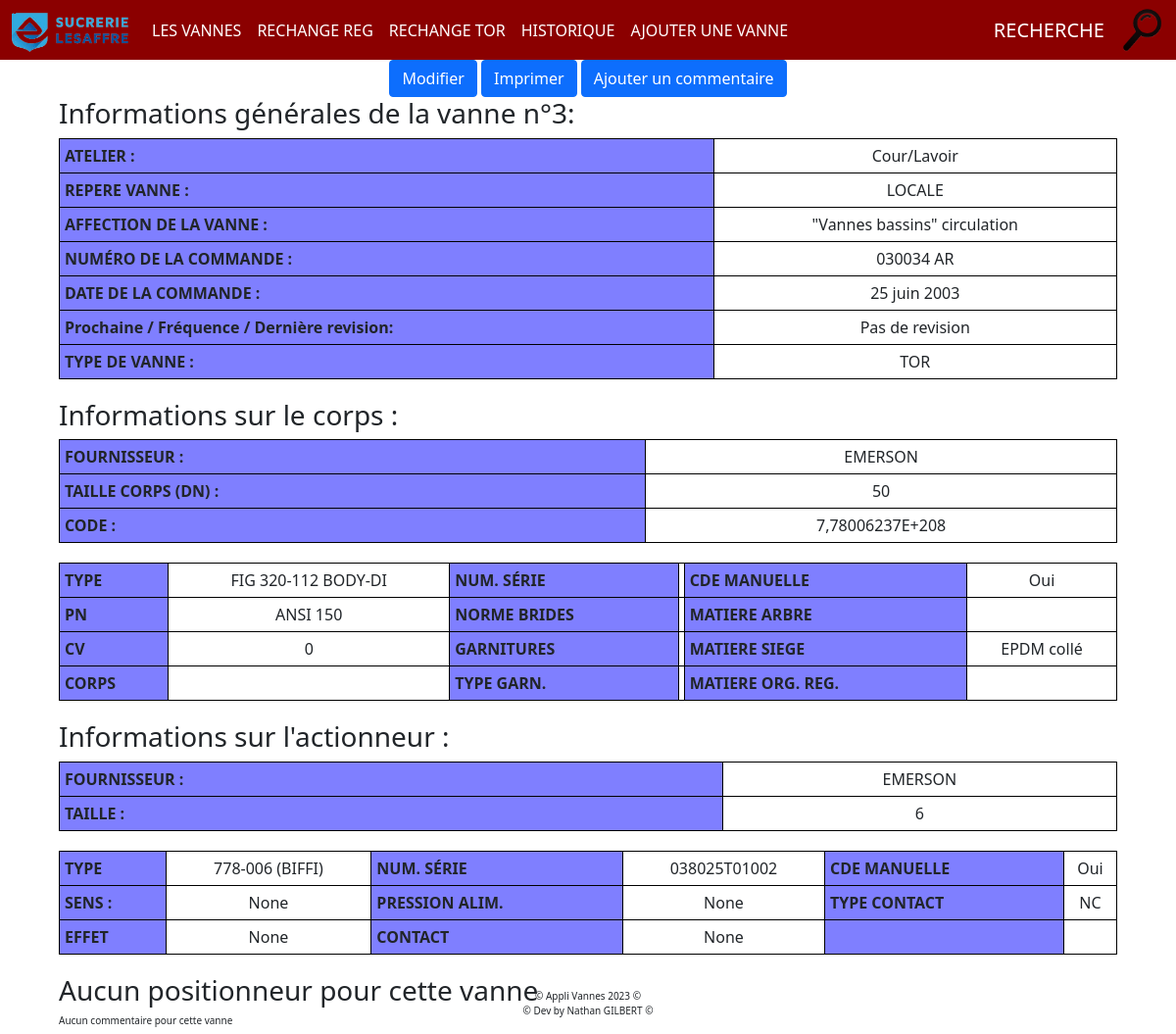
Page /vanne/3/detail on the earlier database version.
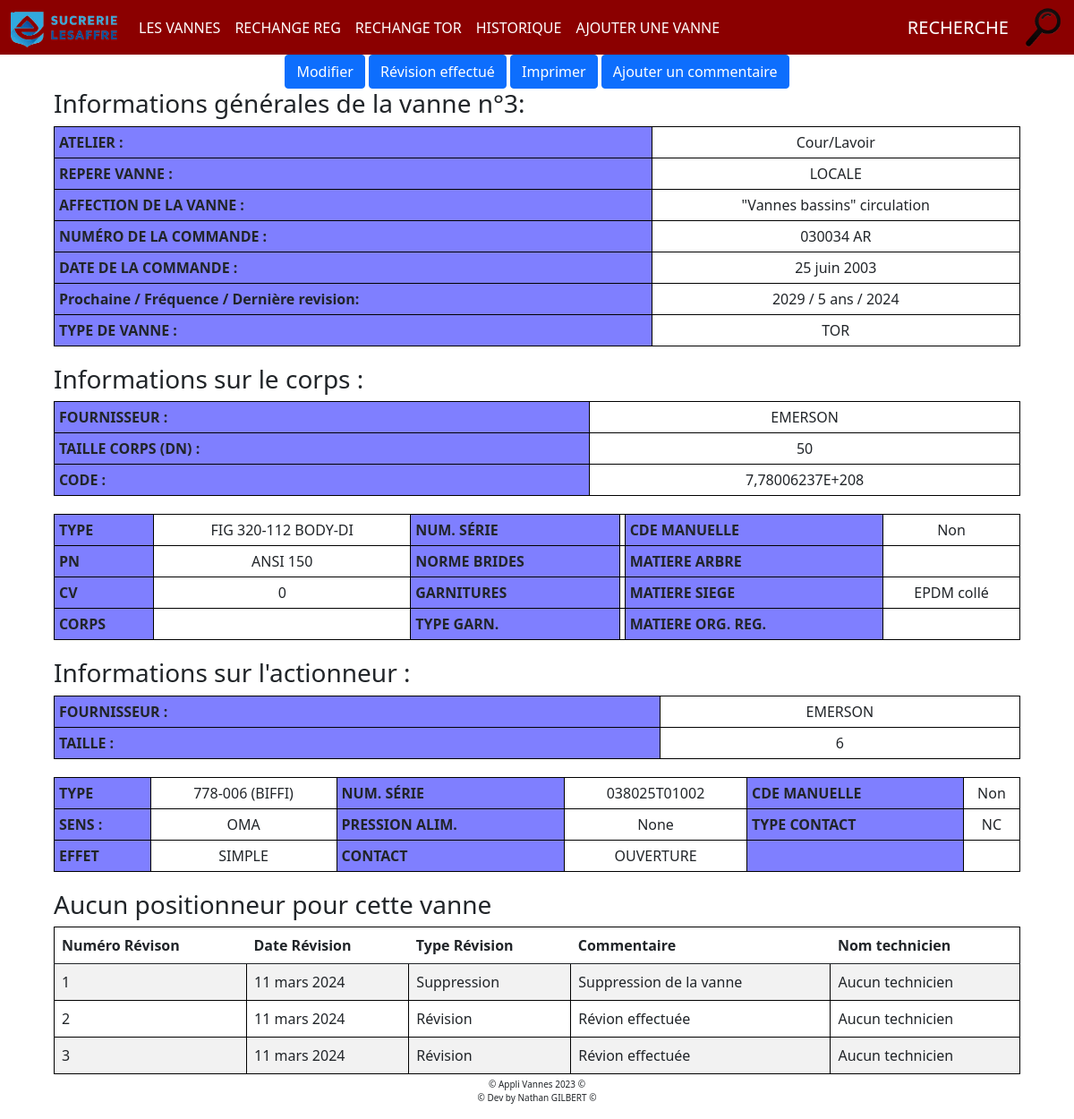
Same page on the later database version.
### appliVanne/models.py (models this page shows, shortened)
class Vanne(models.Model):
    class Meta:
        db_table = 'VANNES'
    id_vanne = models.AutoField(primary_key=True, unique=True)
    id_atelier = models.ForeignKey('ATELIER', to_field='id_atelier', on_delete=models.CASCADE, null=True)
    repere_vanne = models.CharField(max_length=255, null=True, blank=True)
    affectation_vanne = models.CharField(max_length=255, null=True, blank=True)
    machine_vanne = models.CharField(max_length=255, null=True, blank=True)
    numero_commande = models.CharField(max_length=20, null=True, blank=True)
    id_actionneur = models.ForeignKey('ACTIONNEUR', to_field='id_actionneur', on_delete=models.CASCADE, null=True)
    id_corps = models.ForeignKey('CORPS', to_field='id_corps', on_delete=models.CASCADE, null=True)
    id_positionneur = models.ForeignKey('POSITIONNEUR', to_field='id_positionneur', on_delete=models.CASCADE, null=True, blank=True)
    id_fournisseur_vannes = models.ForeignKey('FOURNISSEUR', to_field='id_fournisseur', on_delete=models.CASCADE, default=0, null=True)
    type_vannes = models.CharField(max_length=255, null=True, blank=True)
    organe_reglant = models.CharField(max_length=255, null=True, blank=True)
    freq_revision = models.IntegerField(null=True, blank=True)
    derniere_revision = models.IntegerField(null=True, blank=True)
    voir_en = models.IntegerField(null=True, blank=True)
    en_service_vanne = models.IntegerField(default=1, blank=True)  # Si l'état est à 0, cela signifie que la vanne est bennée. Sinon, elle est toujours en service.
    date_commande = models.DateField(default=datetime.date(2001, 1, 1), null=True, blank=True)

class ATELIER(models.Model):
    class Meta:
        db_table = 'ATELIER'
    id_atelier = models.AutoField(primary_key=True, unique=True)
    nom_atelier = models.CharField(max_length=45, default='a remplir', unique=True)

class CORPS(models.Model):
    class Meta:
        db_table = 'CORPS'
    id_corps = models.AutoField(primary_key=True, unique=True, )
    id_fournisseur = models.ForeignKey('FOURNISSEUR', to_field='id_fournisseur', on_delete=models.CASCADE)
    type_corps = models.CharField(max_length=255,null=True, blank=True)
    num_serie_corps = models.CharField(max_length=255,null=True, blank=True)
    dn_corps = models.CharField(max_length=255,null=True, blank=True)
    pn_corps = models.CharField(max_length=255,null=True, blank=True)
    cv_corps = models.CharField(max_length=255,null=True, blank=True)
    norme_bride_corps = models.CharField(max_length=255,null=True, blank=True)
    code_corps = models.CharField(max_length=255,null=True, blank=True)
    matiere_arbre_corps = models.CharField(max_length=255,null=True, blank=True)
    matiere_siege_corps = models.CharField(max_length=255,null=True, blank=True)
    matiere_org_reglant_corps = models.CharField(max_length=255,null=True, blank=True)
    corps_corps = models.CharField(max_length=255,null=True, blank=True)
    matiere_garnitures_corps = models.CharField(max_length=255,null=True, blank=True)
    type_garniture_corps = models.CharField(max_length=255,null=True, blank=True)

class FOURNISSEUR(models.Model):
    class Meta:
        db_table = 'FOURNISSEUR'
    id_fournisseur = models.AutoField(primary_key=True, unique=True)
    nom_fournisseur = models.CharField(max_length=255)
    email_fournisseur = models.EmailField()
    tel_fournisseur = models.CharField(max_length=255)

class ACTIONNEUR(models.Model):
    class Meta:
        db_table = 'ACTIONNEUR'
    id_actionneur = models.AutoField(primary_key=True, unique=True)
    id_fournisseur = models.ForeignKey('FOURNISSEUR', to_field='id_fournisseur', on_delete=models.CASCADE)
    num_serie_actionneur = models.CharField(max_length=255, null=True, blank=True)
    type_actionneur = models.CharField(max_length=255, null=True, blank=True)
    taille_actionneur = models.CharField(max_length=255, null=True, blank=True)
    type_contact_actionneur = models.CharField(max_length=255, null=True, blank=True)
    pression_alimentation = models.CharField(max_length=255, null=True, blank=True)
    sens_actionneur = models.CharField(max_length=255, null=True, blank=True)
    contact_ouv_ferm_actionneur = models.CharField(max_length=255, null=True, blank=True)
    actionneur_simpl_double_effet = models.CharField(max_length=255, null=True, blank=True)
    commande_manuel = models.CharField(max_length=255, null=True, blank=True)

class REVISON(models.Model):
    class Meta:
        db_table = 'REVISION'
    id_revision = models.AutoField(primary_key=True, unique=True)
    id_revision_vanne =  models.IntegerField(null=True, blank=True, default=0)
    rev_id_vanne = models.IntegerField(null=True, blank=True, default=0)
    date_revision = models.DateField(default='2022-01-01')
    type_revision = models.CharField(max_length=255, null=True, blank=True, default='Aucun type')
    commentaire_revision = models.CharField(max_length=255, null=True, blank=True, default='Aucun commentaire')
    nom_technicien = models.CharField(max_length=255, null=True, blank=True, default='Aucun technicien')
    ajout_revision = models.CharField(max_length=255, null=True, blank=True, default='AUTO')

### appliVanne/views.py (the view)
# urls.py: path('vanne/<int:id_vanne>/detail', views.detailVanne, name='detail_vanne'),
def detailVanne(request, id_vanne):
    vanne = Vanne.objects.get(id_vanne=id_vanne)
    infoRev = REVISON.objects.filter(rev_id_vanne=id_vanne)
    return render(request, "appliVanne/detailVanne.html", {"vanne": vanne, "infoRevision":infoRev })

### appliVanne/templates/appliVanne/detailVanne.html (shortened to what this page needs)
{% extends "appliVanne/base.html" %} {% load static %} {% block title %} Détail Vannes n°{{vanne.id_vanne}} {% endblock %} {% block extra_css %}
<link
  rel="stylesheet"
  href="{% static 'appliVanne/CSS/styleVanneDetail.css' %}" />
{% endblock %}
{% block main %}
<div>
  <a href="/vanne/{{vanne.id_vanne}}/edit" class="btn btn-primary" > Modifier</a>
  {%if vanne.voir_en != None %}
   <a href="/vanne/{{vanne.id_vanne}}/revision" class="btn btn-primary rev" > Révision effectué </a>
  {% endif %}
  <a href="/vanne/{{vanne.id_vanne}}/print" class="btn btn-primary" > Imprimer</a>
  <a href="/vanne/{{vanne.id_vanne}}/commente" class="btn btn-primary" > Ajouter un commentaire</a>
</div>
<div id="tableauGeneral">
  <h3>Informations générales de la vanne n°{{vanne.id_vanne}}:</h3>
  <table>
    <tbody>
      <tr class="ligne">
        <td class="debutLigne">ATELIER :</td>
        <td class="ligneFin">{{ vanne.id_atelier.nom_atelier }}</td>
      </tr>
      <tr class="ligne">
        <td class="debutLigne">REPERE VANNE :</td>
        <td class="ligneFin">{{ vanne.repere_vanne }}</td>
      </tr>
      <tr class="ligne">
        <td class="debutLigne">AFFECTION DE LA VANNE :</td>
        <td class="ligneFin">{{ vanne.affectation_vanne }}</td>
      </tr>
      <tr class="ligne">
        <td class="debutLigne">NUMÉRO DE LA COMMANDE :</td>
        <td class="ligneFin">{{ vanne.numero_commande }}</td>
      </tr>
      <tr class="ligne">
        <td class="debutLigne">DATE DE LA COMMANDE :</td>
        <td class="ligneFin">{{ vanne.date_commande }}</td>
      </tr>
      <tr class="ligne">
        <td class="debutLigne">Prochaine / Fréquence / Dernière revision:</td>
        <td class="ligneFin">
          {%if vanne.voir_en == None and vanne.freq_revision == None and vanne.derniere_revision == None  %}
          Pas de revision
          {% else %}
          {{ vanne.voir_en}} / {{vanne.freq_revision}} ans / {{vanne.derniere_revision}}</td>
          {% endif %}
      </tr>
      <tr class="ligne">
        <td class="debutLigne">TYPE DE VANNE :</td>
        <td class="ligneFin">{{ vanne.type_vannes }}</td>
      </tr>
    </tbody>
  </table>
  <h3>Informations sur le corps :</h3>
  <table>
    <tbody>
      <tr class="ligne">
        <td class="debutLigne">FOURNISSEUR :</td>
        <td class="ligneFin">
          {{ vanne.id_corps.id_fournisseur.nom_fournisseur }}
        </td>
      </tr>
      <tr class="ligne">
        <td class="debutLigne">TAILLE CORPS (DN) :</td>
        <td class="ligneFin">{{ vanne.id_corps.dn_corps}}</td>
      </tr>
      <tr class="ligne">
        <td class="debutLigne">CODE :</td>
        <td class="ligneFin">{{ vanne.id_corps.code_corps}}</td>
      </tr>
    </tbody>
  </table>
  <table>
    <tbody>
        <tr>
            <td class="debutLigne">TYPE</td>
            <td class="ligneFin">{{vanne.id_corps.type_corps}}</td>
            <td class="debutLigne">NUM. SÉRIE</td>
            <td class="ligneFin">{{vanne.id_corps.num_serie_corps}}</td>
            <td class="debutLigne">CDE MANUELLE</td>
            <td class="ligneFin"> {% if vanne.id_actionneur.commande_manuel == "1"%} Oui {% elif vanne.id_actionneur.commande_manuel is None  %} N/C {% else %} Non {% endif %}</td>
        </tr>
        <tr>
            <td class="debutLigne">PN</td>
            <td class="ligneFin">{{vanne.id_corps.pn_corps}}</td>
            <td class="debutLigne">NORME BRIDES</td>
            <td class="ligneFin">{{vanne.id_corps.norme_bride_corps}}</td>
            <td class="debutLigne">MATIERE ARBRE</td>
            <td class="ligneFin">{{vanne.id_corps.matiere_arbre_corps}}</td>
        </tr>
        <tr>
            <td class="debutLigne">CV</td>
            <td class="ligneFin">{{vanne.id_corps.cv_corps}}</td>
            <td class="debutLigne">GARNITURES</td>
            <td class="ligneFin">{{vanne.id_corps.matiere_garnitures_corps}}</td>
            <td class="debutLigne">MATIERE SIEGE</td>
            <td class="ligneFin">{{vanne.id_corps.matiere_siege_corps}}</td>
        </tr>
        <tr>
            <td class="debutLigne">CORPS</td>
            <td class="ligneFin">{{vanne.id_corps.corps_corps}}</td>
            <td class="debutLigne">TYPE GARN.</td>
            <td class="ligneFin">{{vanne.id_corps.type_garniture_corps}}</td>
            <td class="debutLigne">MATIERE ORG. REG.</td>
            <td class="ligneFin">{{vanne.id_corps.matiere_org_reglant_corps}}</td>
        </tr>
    </tbody>
  </table>
  <h3>Informations sur l'actionneur :</h3>
  <table>
    <tbody>
      <tr class="ligne">
        <td class="debutLigne">FOURNISSEUR :</td>
        <td class="ligneFin">
          {{ vanne.id_actionneur.id_fournisseur.nom_fournisseur }}
        </td>
      </tr>
      <tr class="ligne">
        <td class="debutLigne">TAILLE :</td>
        <td class="ligneFin">{{ vanne.id_actionneur.taille_actionneur}}</td>
      </tr>
    </tbody>
  </table>
  <table>
    <tbody>
        <tr>
            <td class="debutLigne">TYPE</td>
            <td class="ligneFin">{{vanne.id_actionneur.type_actionneur}}</td>
            <td class="debutLigne">NUM. SÉRIE</td>
            <td class="ligneFin">{{vanne.id_actionneur.num_serie_actionneur}}</td>
            <td class="debutLigne">CDE MANUELLE</td>
            <td class="ligneFin"> {% if vanne.id_actionneur.commande_manuel == "1"%} Oui {% else %} Non {% endif %}
          </td>
                    </tr>
        <tr>
            <td class="debutLigne">SENS : </td>
            <td class="ligneFin">{{vanne.id_actionneur.sens_actionneur}}</td>
            <td class="debutLigne">PRESSION ALIM.</td>
            <td class="ligneFin">{{vanne.id_actionneur.pression_alimentation}}</td>
            <td class="debutLigne">TYPE CONTACT </td>
            <td class="ligneFin">{{vanne.id_actionneur.type_contact_actionneur}}</td>
        </tr>
        <tr>
            <td class="debutLigne">EFFET </td>
            <td class="ligneFin">{{vanne.id_actionneur.actionneur_simpl_double_effet}}</td>
            <td class="debutLigne">CONTACT</td>
            <td class="ligneFin">{{vanne.id_actionneur.contact_ouv_ferm_actionneur}}</td>
            <td class="debutLigne"></td>
            <td class="ligneFin"></td>
        </tr>
    </tbody>
  </table>
  {% if vanne.id_positionneur is null %}
  <h3> Aucun positionneur pour cette vanne </h3>
  {% endif %}
  {% if infoRevision|length != 0 %}
<table class="table table-striped" style="margin-bottom:50px;">
  <thead>
    <tr>
      <th scope="col">Numéro Révison </th>
      <th scope="col">Date Révision </th>
      <th scope="col">Type Révision</th>
      <th scope="col">Commentaire </th>
      <th scope="col">Nom technicien</th>
    </tr>
  </thead>
  {% for rev in infoRevision %}
    <tr>
      <td>{{ rev.id_revision_vanne }}</td>
      <td>{{ rev.date_revision }}</td>
      <td>{{ rev.type_revision }}</td>
      <td>{{ rev.commentaire_revision }}</td>
      <td>{{ rev.nom_technicien }}</td>
    </tr>
  {% endfor %}
</table>
{% else %}
  <h3 style = "font-size : 10px"> Aucun commentaire pour cette vanne </h3>
{% endif %}
</div>
{% endblock %}

### appliVanne/templates/appliVanne/base.html (shortened to what this page needs)
{% load static %}
<!DOCTYPE html>
<html lang="fr">
  <head>
    <link rel="stylesheet" href="{% static 'appliVanne/CSS/styles.css' %}" />
    {% block extra_css %}{% endblock %}
    <link
      href="https://cdn.jsdelivr.net/npm/bootstrap@5.0.2/dist/css/bootstrap.min.css"
      rel="stylesheet"
    />
  </head>
  <body>
    <header>{% include "./menu.html" %}</header>
    <main>{%block main%} {% endblock %}</main>
    <footer>{% include "./footer.html" %}</footer>
  </body>
</html>

### appliVanne/templates/appliVanne/menu.html (shortened to what this page needs)
{% load static %}
<nav class="navbar navbar-expand-lg navbar-dark " style="background-color:darkred" >
  <div class="container-fluid">
    <img src="{%static 'appliVanne/IMG/logoLong.ico' %}" class="logo" />
    <div class=" navbar-collapse" id="navbarText" style="color:white">
      <ul class="navbar-nav me-auto mb-2 mb-lg-0" >
        <li class="nav-item">
          <a class="nav-link" href="/vannes/" style="color:white">LES VANNES</a>
        </li>
        <li class="nav-item">
          <a class="nav-link" href="/rechangeREG/" style="color:white">RECHANGE REG</a>
        </li>
        <li class="nav-item">
          <a class="nav-link" href="/rechangeTOR/" style="color:white">RECHANGE TOR</a>
        </li>
        <li class="nav-item">
          <a class="nav-link"  href="/historique/" style="color:white" >HISTORIQUE</a>
        </li>
        <li class="nav-item">
          <a class="nav-link"  href="/ajoutVanne/" style="color:white" >AJOUTER UNE VANNE</a>
        </li>
      </ul>
    </div>
      <a class="navbar-brand" href="/recherche/">RECHERCHE</a>
      <a href="/recherche/">
         <img src="{% static 'appliVanne/IMG/recherche.ico' %}" alt="Rechercher..." class="logo" />
      </a>
    </div>
</nav>

### appliVanne/templates/appliVanne/footer.html
© Appli Vannes 2023 ©
<p> © Dev by Nathan GILBERT © </p>

### appliVanne/static/appliVanne/CSS/styles.css (style rules this page uses)
main { flex-direction: column; min-height: 100vh; display: flex; height: 100%; align-items: center; }
.logo { width: auto; height: 45px; }
footer { font-size: 10px; text-align: center; position: fixed; right: 0; bottom: 0; width: 100%; }

### appliVanne/static/appliVanne/CSS/styleVanneDetail.css (style rules this page uses)
table { margin-bottom: 20px; }
.debutLigne { background-color: rgba(0, 0, 255, 0.5); font-weight: bold; border: 1px solid black; padding: 5px; }
.ligne { border-radius: 5px; border: 1px solid black; padding: 5px; }
#tableauGeneral { width: 90%; margin-left: auto; margin-right: auto; }
#tableauGeneral table { width: 100%; margin-left: auto; margin-right: auto; border-collapse: collapse; border: 1px solid black; }
table td,tr { border: 1px solid black; }
.ligneFin { text-align: center; }

Differences in the rows shown:
changed Vanne "LOCALE": voir_en (not shown) → "2029"; freq_revision (not shown) → "5"; derniere_revision (not shown) → "2024"; id_actionneur.sens_actionneur "None" → "OMA"; id_actionneur.actionneur_simpl_double_effet "None" → "SIMPLE"; id_actionneur.contact_ouv_ferm_actionneur "None" → "OUVERTURE"
added REVISON: id_revision_vanne "1", date_revision "11 mars 2024", type_revision "Suppression", commentaire_revision "Suppression de la vanne", nom_technicien "Aucun technicien"
added REVISON: id_revision_vanne "2", date_revision "11 mars 2024", type_revision "Révision", commentaire_revision "Révion effectuée", nom_technicien "Aucun technicien"
added REVISON: id_revision_vanne "3", date_revision "11 mars 2024", type_revision "Révision", commentaire_revision "Révion effectuée", nom_technicien "Aucun technicien"
Other differences:
text no longer shown: "Pas de revision Oui Oui Aucun commentaire pour cette vanne"
text now shown: "Révision effectué / ans / Non Non Numéro Révison Date Révision Type Révision Commentaire Nom technicien"
